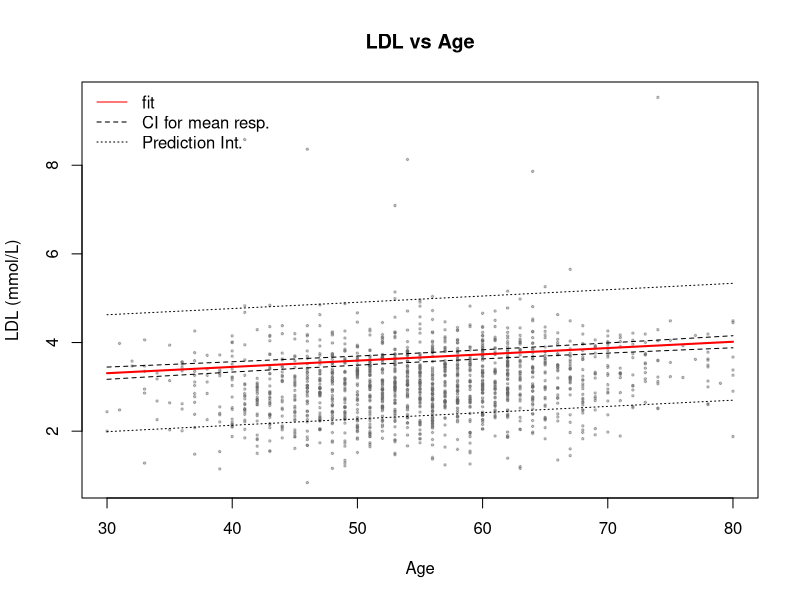

Source code (R):
## ---- chunk 1
#| label: setup
#| include: false
gw <- read.csv("data/gwas_cohort.csv")
gw$pop <- factor(gw$pop)
## ---- chunk 2
#| label: load-gwas
gw <- read.csv("data/gwas_cohort.csv")
gw$pop <- factor(gw$pop)
dim(gw)
## ---- chunk 3
#| label: fit-mlr
regression.line <- lm(ldl ~ snp_LDLR + age + sex + bmi + pop,
                      data = gw)
summary(regression.line)
## ---- chunk 4
#| label: confint-mlr
confint(regression.line, "snp_LDLR", level = 0.99)
confint(regression.line, level = 0.95)
## ---- chunk 5
#| label: ci-vs-truth
## 95% 신뢰구간이 참값을 포함하는가
truth <- c(snp_LDLR = 0.28, age = 0.013, sex = 0.33, bmi = 0.042,
           popGroup2 = 0.52)
ci <- confint(regression.line)[names(truth), ]
cbind(ci, truth = truth,
      covered = ci[, 1] <= truth & truth <= ci[, 2])
## ---- chunk 6
#| label: seq-ss-A
## 순서 A: bmi를 pop보다 먼저
anova(lm(ldl ~ bmi + pop + snp_LDLR + age + sex, data = gw))
## ---- chunk 7
#| label: seq-ss-B
## 순서 B: pop을 bmi보다 먼저
anova(lm(ldl ~ pop + bmi + snp_LDLR + age + sex, data = gw))
## ---- chunk 8
#| label: partial-f
reduced <- lm(ldl ~ snp_LDLR, data = gw)
anova(reduced, regression.line)
## ---- chunk 9
#| label: partial-f-manual
## 공식으로 직접 계산 (변수 순서: snp_LDLR, age, sex, bmi, pop)
ss  <- anova(regression.line)[["Sum Sq"]]
sse <- ss[length(ss)]
add <- sum(ss[2:5])                    # age, sex, bmi, pop
dfe <- df.residual(regression.line)
fstat <- (add / 4) / (sse / dfe)
c(SSReg_add = add, SSE = sse, F = fstat,
  p = pf(fstat, 4, dfe, lower.tail = FALSE))
## ---- chunk 10
#| label: predict-mlr
newx <- data.frame(snp_LDLR = 2, age = 60, sex = 1, bmi = 27,
                   pop = factor("Group1", levels = levels(gw$pop)))
predict(regression.line, newx, interval = "confidence")
predict(regression.line, newx, interval = "prediction")
## ---- chunk 11
#| label: predict-matrix
## 행렬 공식으로 직접 계산
X  <- model.matrix(regression.line)
xs <- c(1, 2, 60, 1, 27, 0)       # 절편, snp, age, sex, bmi, popGroup2
s2 <- summary(regression.line)$sigma^2

v_mean <- s2 * as.numeric(t(xs) %*% solve(t(X) %*% X) %*% xs)
c(fit = sum(xs * coef(regression.line)),
  se_mean = sqrt(v_mean), se_pred = sqrt(v_mean + s2))
## ---- chunk 12
#| label: ci-width
#| fig-cap: "나이를 바꿔 가며 본 신뢰띠와 예측띠 (나머지는 위의 조건으로 고정)"
grid <- newx[rep(1, 51), ]
grid$age <- 30:80
ci <- predict(regression.line, grid, interval = "confidence")
pi <- predict(regression.line, grid, interval = "prediction")

plot(gw$age, gw$ldl, pch = 20, cex = 0.5,
     col = adjustcolor("grey40", 0.4), xlab = "Age",
     ylab = "LDL (mmol/L)", ylim = range(c(pi, gw$ldl)),
     main = "LDL vs Age")
lines(grid$age, ci[, "fit"], col = "red", lwd = 2)
lines(grid$age, ci[, "lwr"], lty = 2)
lines(grid$age, ci[, "upr"], lty = 2)
lines(grid$age, pi[, "lwr"], lty = 3)
lines(grid$age, pi[, "upr"], lty = 3)
legend("topleft", bty = "n", lty = c(1, 2, 3),
       col = c("red", "black", "black"),
       legend = c("fit", "CI for mean resp.", "Prediction Int."))
